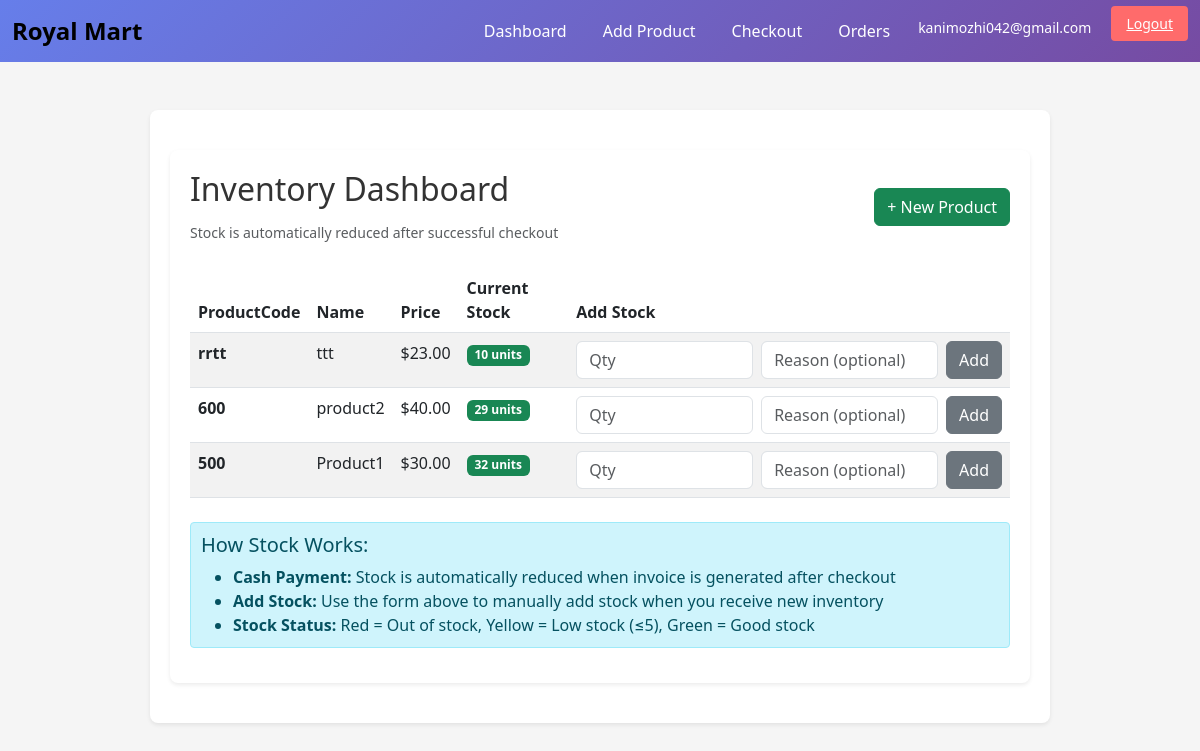
/ (signed in), run on the app's committed database.
### tables this page shows
CREATE TABLE inventory_items (
        id INTEGER PRIMARY KEY AUTOINCREMENT,
        admin_id INTEGER NOT NULL,
        sku TEXT NOT NULL,
        name TEXT NOT NULL,
        description TEXT,
        unit_price REAL NOT NULL,
        created_at TIMESTAMP DEFAULT CURRENT_TIMESTAMP,
        FOREIGN KEY (admin_id) REFERENCES admins(id),
        UNIQUE(admin_id, sku)
      );

### inventory_app/app.py (the view)
@app.route("/")
def dashboard():
  if not require_admin():
    return redirect(url_for("login"))
  conn = get_db()
  admin_id = session.get("admin_id")
  items = conn.execute("SELECT * FROM inventory_items WHERE admin_id=? ORDER BY created_at DESC", (admin_id,)).fetchall()
  stocks = {item["id"]: current_stock(conn, item["id"]) for item in items}
  return render_template("dashboard.html", items=items, stocks=stocks)

### inventory_app/app.py (called while the page is built)
def require_admin():
  if not session.get("admin_id"):
    flash("Please log in as admin.")
    return False
  return True

def current_stock(conn, item_id):
  cur = conn.execute("SELECT COALESCE(SUM(delta_quantity),0) AS qty FROM inventory_stock WHERE item_id=?", (item_id,))
  return cur.fetchone()["qty"]

### inventory_app/db.py (called while the page is built)
def get_db():
    return DBConnection()

    def fetchone(self):
        row = self._cur.fetchone()
        if row is None:
            return None
        if self.driver == "sqlite":
            return dict(row)
        return dict(row)

    def fetchall(self):
        rows = self._cur.fetchall()
        if self.driver == "sqlite":
            return [dict(r) for r in rows]
        return [dict(r) for r in rows]

    def execute(self, sql, params=()):
        if self.driver == "sqlite":
            cur = self._conn.cursor()
            cur.execute(sql, params)
            return CursorWrapper(cur, "sqlite")
        else:
            cur = self._conn.cursor(cursor_factory=psycopg2.extras.RealDictCursor)
            if "?" in sql:
                sql = sql.replace("?", "%s")
            cur.execute(sql, params)
            return CursorWrapper(cur, "pg")

### inventory_app/templates/dashboard.html (shortened to what this page needs)
{% extends "base.html" %}
{% block content %}
  <link rel="stylesheet" href="{{ url_for('static', filename='css/site.css') }}">
  <div class="container">
    <div class="d-flex justify-content-between align-items-center mb-4">
      <div>
        <h2>Inventory Dashboard</h2>
        <small class="text-muted">Stock is automatically reduced after successful checkout</small>
      </div>
      <a class="btn btn-success" href="{{ url_for('inventory_new') }}">+ New Product</a>
    </div>
    <table class="table table-striped mt-3">
      <thead>
        <tr>
          <th>ProductCode</th>
          <th>Name</th>
          <th>Price</th>
          <th>Current Stock</th>
          <th>Add Stock</th>
        </tr>
      </thead>
      <tbody>
        {% for item in items %}
          <tr>
            <td><strong>{{ item.sku }}</strong></td>
            <td>{{ item.name }}</td>
            <td>${{ '%.2f'|format(item.unit_price) }}</td>
            <td>
              <span class="badge {% if stocks[item.id] <= 0 %}bg-danger{% elif stocks[item.id] <= 5 %}bg-warning{% else %}bg-success{% endif %}">
                {{ stocks[item.id] }} units
              </span>
            </td>
            <td>
              <form method="post" action="{{ url_for('add_stock', item_id=item.id) }}" class="d-flex gap-2">
                <input name="quantity" type="number" min="1" class="form-control" placeholder="Qty" required>
                <input name="reason" class="form-control" placeholder="Reason (optional)">
                <button type="submit" class="btn btn-secondary">Add</button>
              </form>
            </td>
          </tr>
        {% endfor %}
      </tbody>
    </table>
    <div class="mt-4 alert alert-info">
      <h5>How Stock Works:</h5>
      <ul class="mb-0">
        <li><strong>Cash Payment:</strong> Stock is automatically reduced when invoice is generated after checkout</li>
        <li><strong>Add Stock:</strong> Use the form above to manually add stock when you receive new inventory</li>
        <li><strong>Stock Status:</strong> Red = Out of stock, Yellow = Low stock (≤5), Green = Good stock</li>
      </ul>
    </div>
  </div>
{% endblock %}

### inventory_app/static/css/site.css (style rules this page uses)
:root { --brand-blue: #007bff; --muted: #666; --bg-page: #f5f5f5; --card-bg: #fff; }
html, body { font-family: system-ui, -apple-system, "Segoe UI", Roboto, "Helvetica Neue", Arial, sans-serif; background: var(--bg-page); color: #222; -webkit-font-smoothing:antialiased; -moz-osx-font-smoothing:grayscale; }
.container { max-width: 900px; margin: 20px auto; background: var(--card-bg); padding: 20px; border-radius: 8px; box-shadow: 0 2px 4px rgba(0,0,0,0.08); }
.d-flex.justify-content-between.align-items-center.mb-4, .page-header { display:flex; justify-content:space-between; align-items:center; margin-bottom:18px; }
h1, h2 { color: #333; margin-bottom: 12px; }
.alert { padding:10px; margin-bottom:15px; border-radius:4px; }

### inventory_app/templates/base.html (style rules this page uses)
body { background: #f5f5f5; }

### data on the page
inventory_items: sku "rrtt", name "ttt", unit_price "23.00", stocks "10"
inventory_items: sku "600", name "product2", unit_price "40.00", stocks "29"
inventory_items: sku "500", name "Product1", unit_price "30.00", stocks "32"

### other printed values
{{ session.get('admin_email') }} "kanimozhi042@gmail.com"
